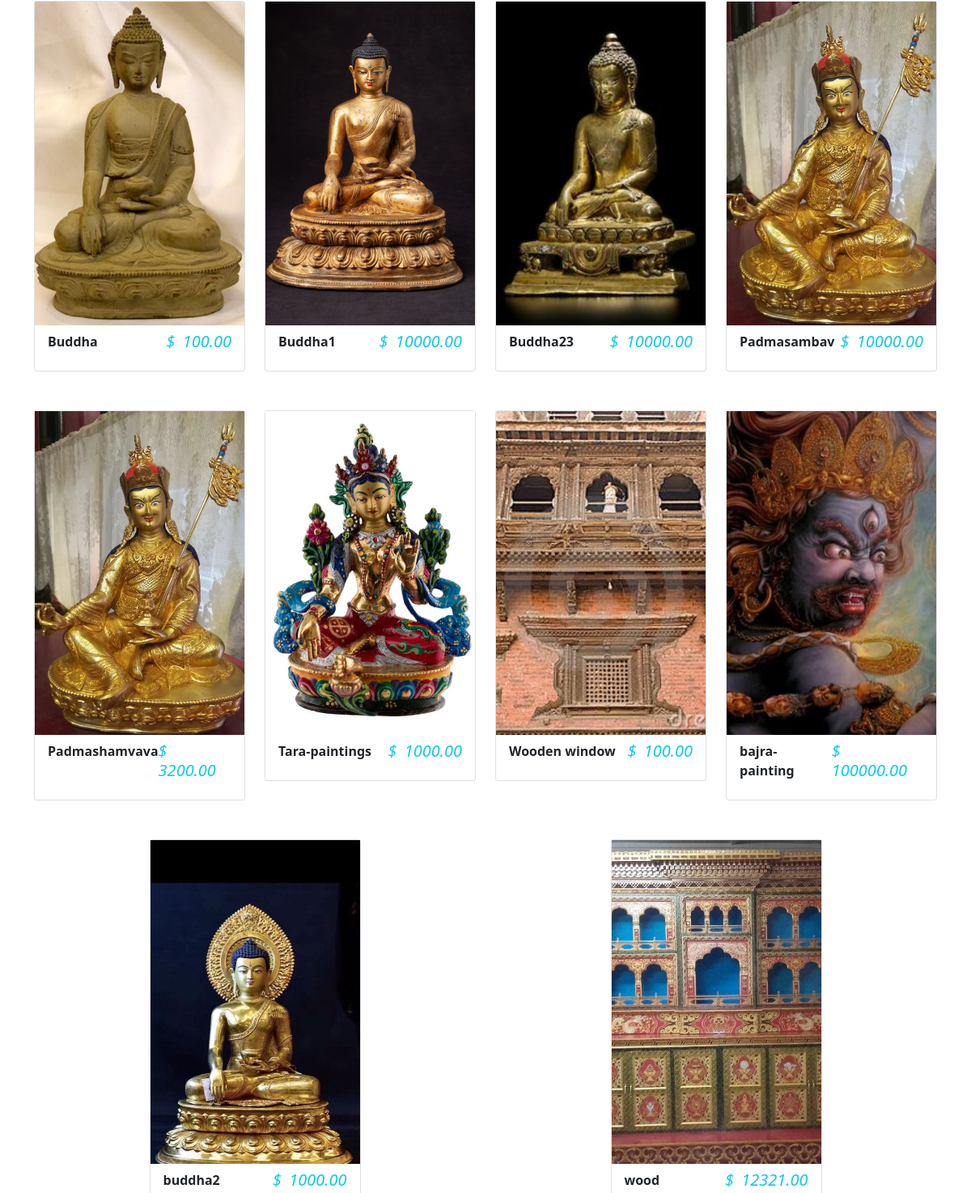
The app's page / (middle part), older data.
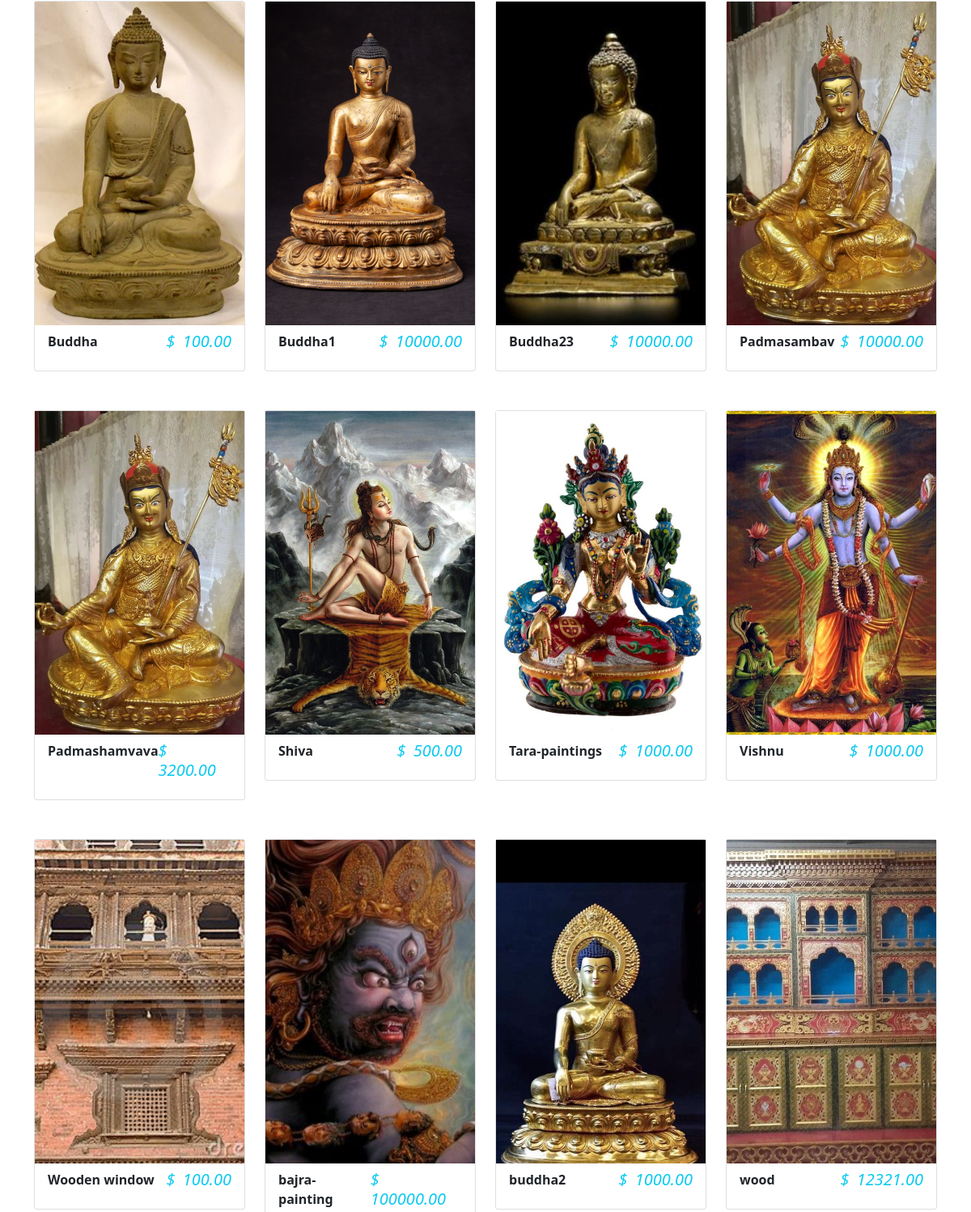
The same page, newer data.
### store/models.py (models this page shows, shortened)
class Product(models.Model):
    name=models.CharField(max_length=250,unique=False)
    slug=models.SlugField(max_length=250,unique=True)
    description=models.TextField(blank=True)
    category=models.ForeignKey(Category,on_delete=models.CASCADE)
    price=models.DecimalField(max_digits=10,decimal_places=2)
    image=models.ImageField(upload_to="product",blank=True)
    stock=models.IntegerField()
    available=models.BooleanField(default=True)
    created=models.DateTimeField(auto_now_add=True)
    updated=models.DateTimeField(auto_now=True)
    class Meta:
        ordering = ('name',)
        verbose_name='product'
        verbose_name_plural='products'
    def get_url(self):
        return reverse('product_detail',args=[self.category.slug,self.slug])

### store/views.py (the view)
# urls.py: 2. Add a URL to urlpatterns:  path('', views.home, name='home')
def home(request, category_slug=None):
    category_page = None
    products = None
    if category_slug != None:
        category_page = get_object_or_404(Category, slug=category_slug)
        products = Product.objects.filter(
            category=category_page, available=True)
    else:
        products = Product.objects.all().filter(available=True)
    return render(request, "home.html", {'category': category_page, 'products': products})

### store/context_processors.py (called while the page is built)
def counter(request):
    item_count=0
    if 'admin' in request.path:
        return {}
    else:
        try:
            cart=Cart.objects.filter(cart_id=_cart_id(request))
            cart_items=CartItem.objects.all().filter(cart=cart[:1])
            for cart_item in cart_items:
                item_count += cart_item.quantity
        except Cart.DoesNotExist:
            item_count = 0
    return dict(item_count=item_count)

def menu_links(request):
    links = Category.objects.all()
    return dict(links=links)

### store/models.py (called while the page is built)
    def get_url(self):
        return reverse('products_by_category',args=[self.slug])

### store/views.py (called while the page is built)
def _cart_id(request):
    cart = request.session.session_key
    if not cart:
        cart = request.session.create()
    return cart

### store/templates/home.html (shortened to what this page needs)
{%extends 'base.html'%}
{% load static %}
{%block content%}
<div class="container">
    <div class="row">
        {% for product in products%}
        <div class="col-9 mx-auto col-md-6 col-lg-3">
            <div class="card mb-5" >
                <div class="p-0">
                    <a href="{{product.get_url}}">
                    <img src="{{product.image.url}}" style="object-fit: cover;height: 400px;width:100%;"
                        class="card-image-top" alt="{{product.name}}">
                </a>
                </div>
                <div class="card-footer d-flex justify-content-between" style="background: transparent;border: transparent;">
                    <p class="fw-bold mb-0">
                        {{product.name}}
                    </p>
                    <h5 class="text-info fst-italic mb-3 ">
                        <span class="me-1">$ </span>{{product.price}}
                    </h5>
                </div>
            </div>
        </div>
        {%endfor%}
    </div>
</div>
{%endblock%}

Row changes from the older to the newer data that the page shows:
added Product: image (picture), name "Shiva", price "500.00"
added Product: image (picture), name "Vishnu", price "1000.00"
